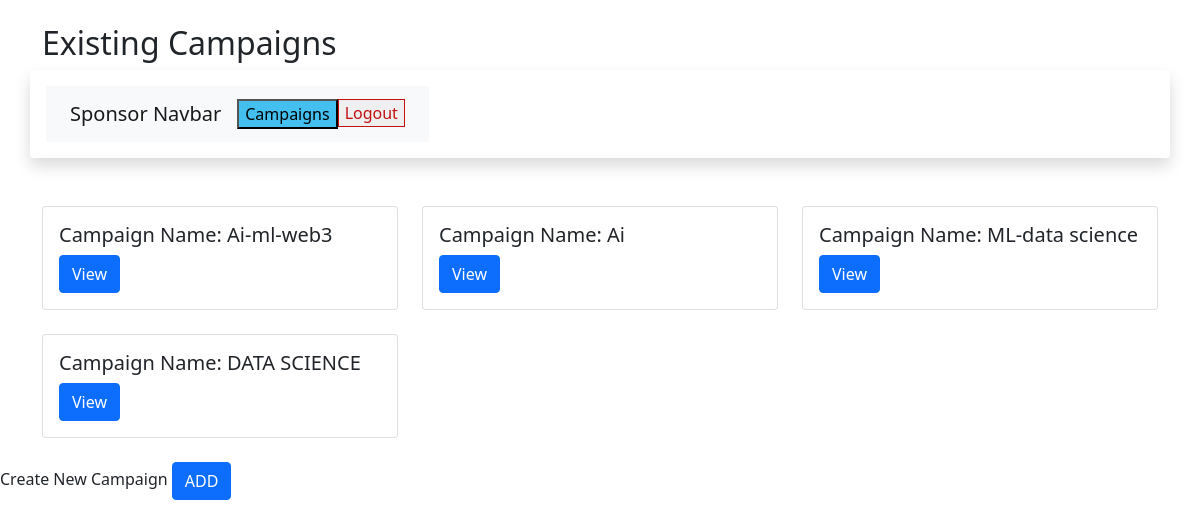
Page /create_campaigns/1/ on the earlier database version.
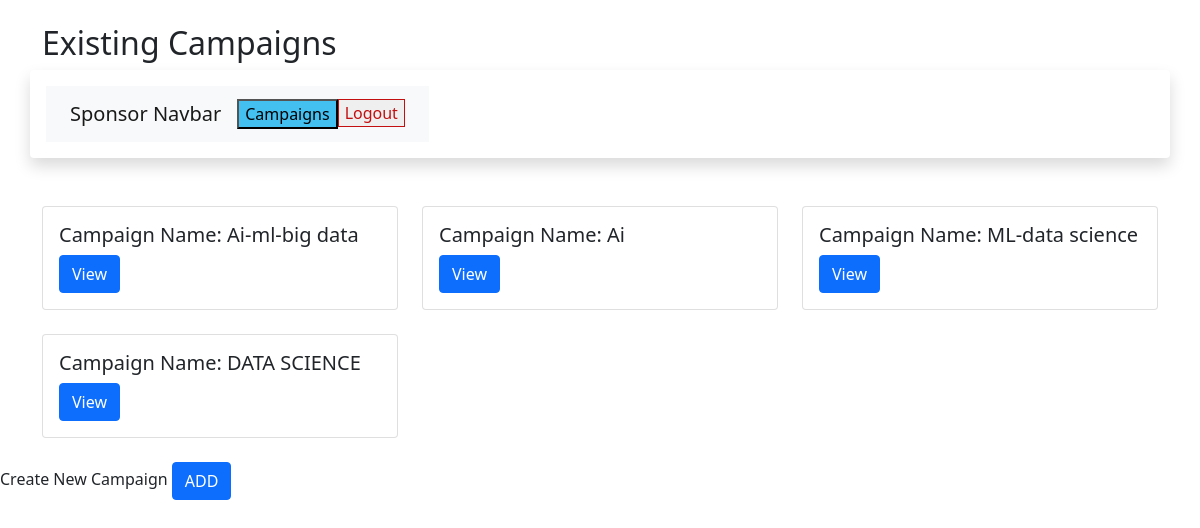
Same page on the later database version.
### tables this page shows
CREATE TABLE campaigns (
            id INTEGER PRIMARY KEY AUTOINCREMENT,
            sponsor_id INTEGER NOT NULL,
            name TEXT NOT NULL,
            description TEXT,
            budget REAL NOT NULL,
            start_date TEXT NOT NULL,
            end_date TEXT NOT NULL,
            status TEXT NOT NULL,
            image TEXT
            
        , flagged INT DEFAULT 0, visibility TEXT DEFAULT 'private', influencer_decision TEXT DEFAULT 'pending', sponsor_decision TEXT DEFAULT NULL);

### app.py (the view)
@app.route('/create_campaigns/<int:sponsor_id>/', methods=['GET'])
def create_campaigns(sponsor_id):
        conn = get_db_connection()
        cur = conn.cursor()
        cur.execute('SELECT * FROM campaigns')
        campaigns = cur.fetchall()
        conn.close()
        return render_template('create_campaigns.html',campaigns=campaigns,sponsor_id=sponsor_id)

### app.py (called while the page is built)
def get_db_connection():
    conn = sqlite3.connect('mydatabase.db')
    conn.row_factory = sqlite3.Row
    conn.execute("PRAGMA foreign_keys = ON;")
    return conn

### templates/create_campaigns.html (shortened to what this page needs)
<!DOCTYPE html>
<html lang="en">
<head>
    <link href="https://cdn.jsdelivr.net/npm/bootstrap@5.0.2/dist/css/bootstrap.min.css" rel="stylesheet">
</head>
<div class="container mt-4">
<h2>Existing Campaigns</h2>
<div class="row">
    <div class="shadow p-3 mb-5 bg-white rounded" style="display:inline-flex; position: relative ; float: left;">
        <nav class="navbar navbar-expand-lg navbar-light bg-light">
            <div class="container-fluid">
              <a class="navbar-brand" href="#">Sponsor Navbar</a>
              <div class="collapse navbar-collapse" id="navbarSupportedContent">
                <ul class="navbar-nav me-auto mb-2 mb-lg-0">
                  <li class="nav-item">
                        <button class="custom-button campaign-button" style="background-color: rgb(67, 191, 240);" type="button">Campaigns</button>
                  </li>
                        <li class="nav-item">
                    <form action="/" method="post">
                        <button class="custom-button campaign-button" aria-current="page" style="cursor:pointer; border: 0.05cm solid; color:rgb(195, 15, 15);" type="submit">Logout</button>
                    </form>
                  </li>
        </div>
              </div>
            </div>
{% for campaign in campaigns %}
{% if campaign.sponsor_id == sponsor_id  %}
<div class="col-md-4 mb-4">
    <div class="card h-100">
        <div class="card-body">
            <h5 class="card-title">Campaign Name: {{ campaign.name }}</h5>
            <button type="button" class="btn btn-primary" data-bs-toggle="modal" data-bs-target="#campaignModal{{ campaign.id }}">
                View
            </button>
        </div>
    </div>
</div>
{%endif%}
{%endfor%}
</div>
</div>
<body>Create New Campaign
    <button style=" bottom: auto; " type="button" class="btn btn-primary" data-bs-toggle="modal" data-bs-target="#exampleModal">
        ADD
    </button>
</body>
</html>

Differences in the rows shown:
changed campaigns: name "Ai-ml-web3" → "Ai-ml-big data"
